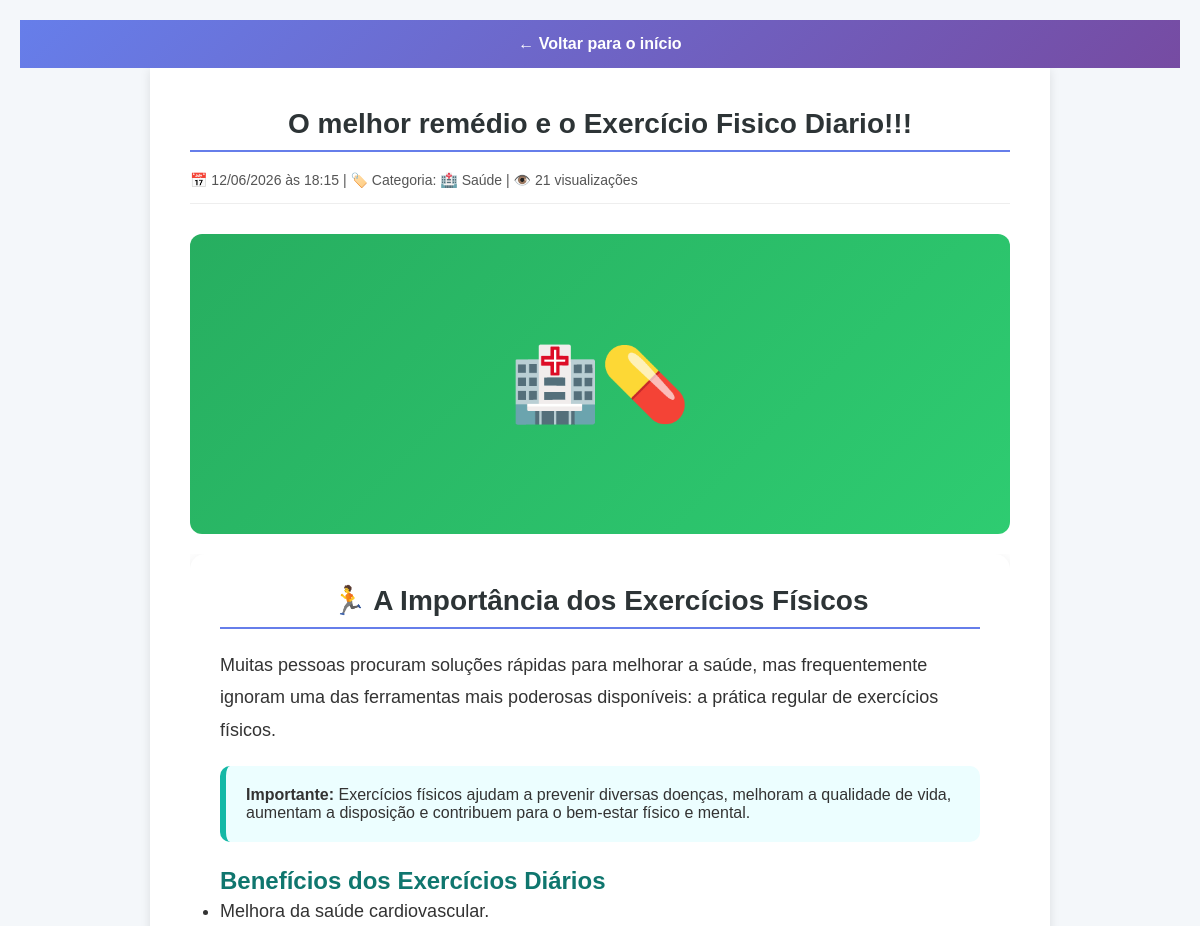
The page /noticia/6 (upper part) on the database as committed earlier.
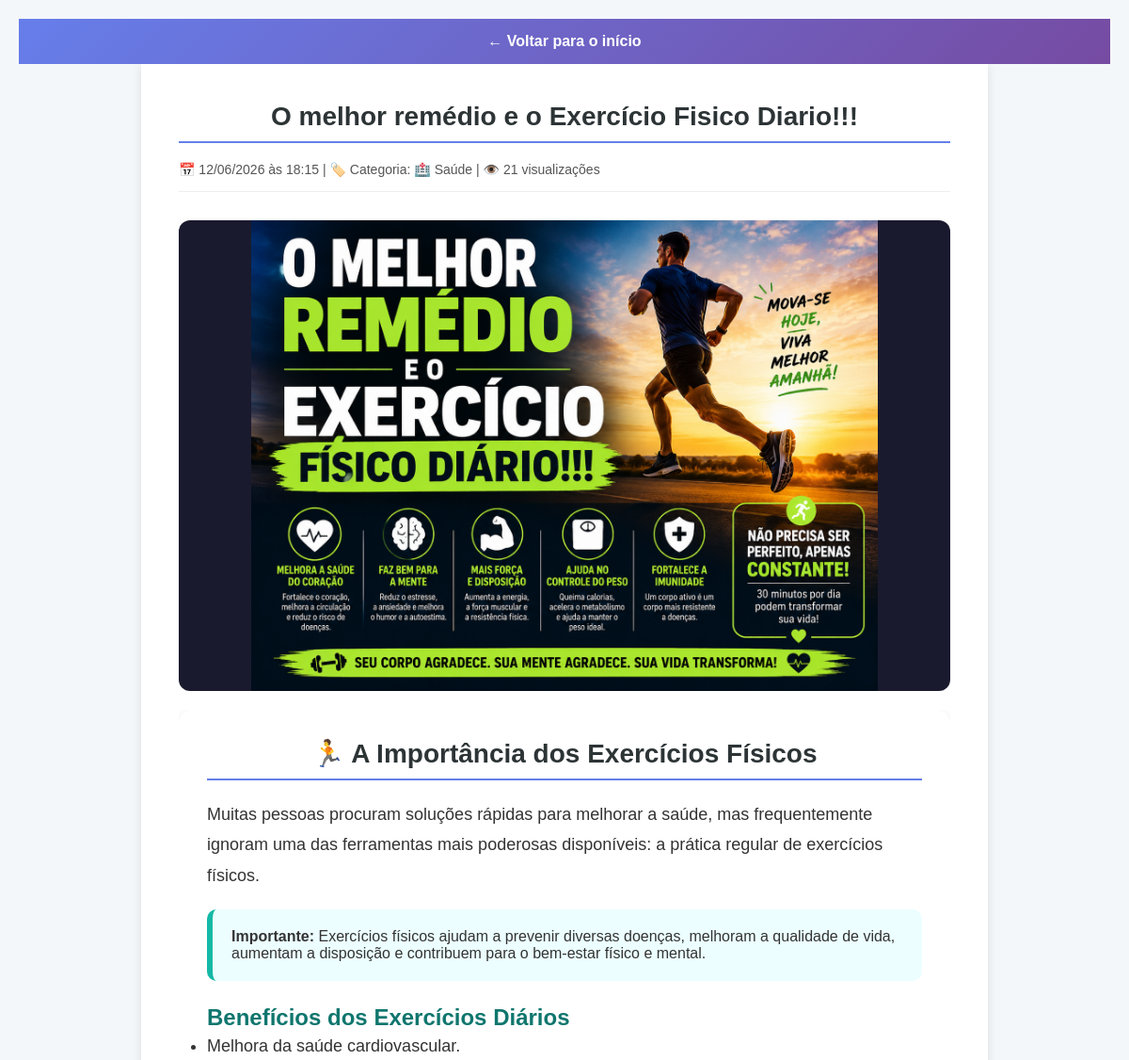
The same page on the database as committed later.
### app.py (models this page shows)
class Noticia(db.Model):
    id = db.Column(db.Integer, primary_key=True)
    titulo = db.Column(db.String(200), nullable=False)
    conteudo = db.Column(db.Text, nullable=False)
    categoria = db.Column(db.String(50), nullable=False)  # 'tecnologia', 'saude', 'curiosidades'
    imagem = db.Column(db.String(200), nullable=True)
    video_url = db.Column(db.String(200), nullable=True)
    visualizacoes = db.Column(db.Integer, default=0)
    data_publicacao = db.Column(db.DateTime, default=datetime.utcnow)

### app.py (the view)
@app.route('/noticia/<int:id>')
def ver_noticia(id):
    noticia = Noticia.query.get_or_404(id)
    noticia.visualizacoes += 1
    db.session.commit()
    comentarios = Comentario.query.filter_by(noticia_id=id, aprovado=True).order_by(Comentario.data.desc()).all()
    ip_usuario = request.remote_addr
    ja_curtiu = Like.query.filter_by(noticia_id=id, ip_usuario=ip_usuario).first() is not None
    total_likes = Like.query.filter_by(noticia_id=id).count()
    return render_template('ver_noticia.html', noticia=noticia, comentarios=comentarios,
                           ja_curtiu=ja_curtiu, total_likes=total_likes)

### app.py (called while the page is built)
@app.context_processor
def utility_processor():
    return dict(converter_link_youtube=converter_link_youtube)

### templates/ver_noticia.html (shortened to what this page needs)
<!DOCTYPE html>
<html lang="pt-br">
<head>
</head>
<body>
    <div class="header-fixo">
        <div class="container-inner">
            <a href="/">← Voltar para o início</a>
        </div>
    </div>
    <div class="container-principal">
        <h1>{{ noticia.titulo }}</h1>
        <div class="meta">
            📅 {{ noticia.data_publicacao.strftime('%d/%m/%Y às %H:%M') }} |
            🏷️ Categoria:
            {% if noticia.categoria == 'tecnologia' %}
                🚀 Tecnologia
            {% elif noticia.categoria == 'saude' %}
                🏥 Saúde
            {% else %}
                🤔 Curiosidades
            {% endif %} |
            👁️ {{ noticia.visualizacoes }} visualizações
        </div>
        {% if noticia.imagem %}
        <div class="imagem-destaque-wrapper">
            <img src="{{ noticia.imagem }}" alt="{{ noticia.titulo }}" class="imagem-destaque" loading="lazy">
        </div>
        {% else %}
        <div class="imagem-fallback" style="background: linear-gradient(135deg, {% if noticia.categoria == 'tecnologia' %}#667eea, #764ba2{% elif noticia.categoria == 'saude' %}#27ae60, #2ecc71{% else %}#e74c3c, #f39c12{% endif %});">
            {% if noticia.categoria == 'tecnologia' %}💻🚀
            {% elif noticia.categoria == 'saude' %}🏥💊
            {% else %}🤔💡{% endif %}
        </div>
        {% endif %}
        <div class="conteudo-noticia">
            {{ noticia.conteudo|safe }}
        </div>
    </div>
</body>
</html>

Rows that differ between the two databases and show on the page:
changed Noticia "O melhor remédio e o Exercício Fisico Diario!!!": imagem: picture added
